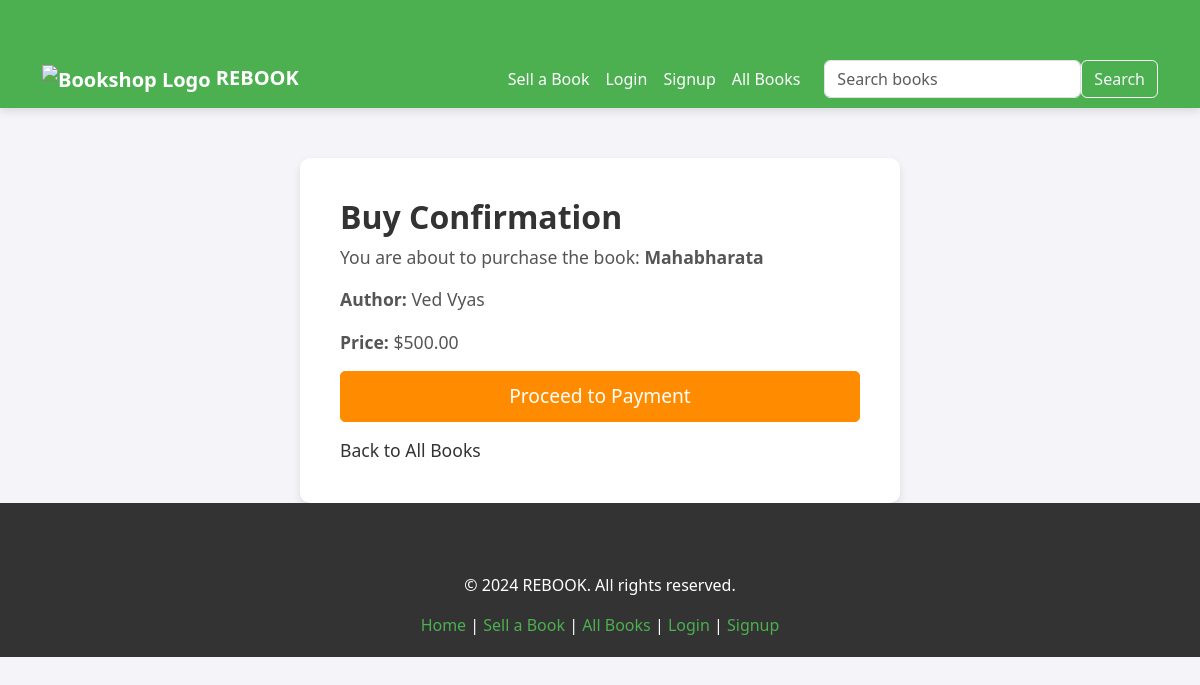
Page /buy/4/ (signed in) on the committed database.
### marketplace/models.py (models this page shows, shortened)
class Book(models.Model):
    title = models.CharField(max_length=255)
    author = models.CharField(max_length=255)
    description = models.TextField()
    price = models.DecimalField(max_digits=10, decimal_places=2)
    seller = models.ForeignKey(User, on_delete=models.CASCADE)
    condition = models.CharField(max_length=50)
    image = models.ImageField(upload_to='book_images/', blank=True, null=True)
    created_at = models.DateTimeField(auto_now_add=True)

### marketplace/views.py (the view)
# urls.py: path('buy/<int:book_id>/', views.buy_book, name='buy_book'),
@login_required
def buy_book(request, book_id):
    book = get_object_or_404(Book, id=book_id)
    return render(request, 'marketplace/buy_confirmation.html', {'book': book})

### marketplace/templates/marketplace/buy_confirmation.html (shortened to what this page needs)
<!DOCTYPE html>
<html lang="en">
<head>
    <link href="https://cdn.jsdelivr.net/npm/bootstrap@5.3.0-alpha1/dist/css/bootstrap.min.css" rel="stylesheet">
</head>
<body>
    <nav class="navbar navbar-expand-lg navbar-light">
        <div class="container">
            <a class="navbar-brand" href="{% url 'home' %}">
                <img src="https://encrypted-tbn0.gstatic.com/images?q=tbn:ANd9GcQyZaXARHXKcndR03flngZmk3KZ4Ze6IQrGqQ&s" alt="Bookshop Logo" class="logo">
                REBOOK
            </a>
            <div class="collapse navbar-collapse">
                <ul class="navbar-nav ms-auto">
                    <li class="nav-item">
                        <a class="nav-link" href="{% url 'sell_book' %}">Sell a Book</a>
                    </li>
                    <li class="nav-item">
                        <a class="nav-link" href="{% url 'login' %}">Login</a>
                    </li>
                    <li class="nav-item">
                        <a class="nav-link" href="{% url 'signup' %}">Signup</a>
                    </li>
                    <li class="nav-item">
                        <a class="nav-link" href="{% url 'book-list' %}">All Books</a>
                    </li>
                </ul>
                <form class="d-flex ms-3" method="get" action="{% url 'home' %}">
                    <input class="form-control" type="search" placeholder="Search books" name="q" aria-label="Search">
                    <button class="btn btn-outline-light" type="submit">Search</button>
                </form>
            </div>
        </div>
    </nav>
    <div class="container">
        <div class="confirmation-box">
            <h2>Buy Confirmation</h2>
            <p>You are about to purchase the book: <strong>{{ book.title }}</strong></p>
            <p><strong>Author:</strong> {{ book.author }}</p>
            <p><strong>Price:</strong> ${{ book.price }}</p>
            <a href="{% url 'payment' book.id %}" class="btn btn-primary">Proceed to Payment</a>
            <a href="{% url 'book-list' %}" class="back-btn">Back to All Books</a>
        </div>
    </div>
    <footer class="footer">
        <div class="container text-center">
            <p>&copy; 2024 REBOOK. All rights reserved.</p>
            <a href="{% url 'home' %}">Home</a> |
            <a href="{% url 'sell_book' %}">Sell a Book</a> |
            <a href="{% url 'book-list' %}">All Books</a> |
            <a href="{% url 'login' %}">Login</a> |
            <a href="{% url 'signup' %}">Signup</a>
        </div>
    </footer>
</body>
</html>

### marketplace/templates/marketplace/buy_confirmation.html (style rules this page uses)
body { background-color: #f4f4f9; }
.navbar { background-color: #4CAF50; box-shadow: 0 4px 8px rgba(0, 0, 0, 0.1); }
.navbar-brand, .nav-link { color: white !important; }
.navbar-brand { font-weight: bold; }
.container { margin-top: 50px; }
.confirmation-box { background-color: white; padding: 40px; border-radius: 10px; box-shadow: 0 4px 8px rgba(0, 0, 0, 0.1); max-width: 600px; margin: auto; }
.confirmation-box h2 { font-size: 2rem; font-weight: bold; color: #333; }
.confirmation-box p { font-size: 1.1rem; color: #555; }
.confirmation-box .btn-primary { background-color: #FF8C00; border-color: #FF8C00; color: white; font-size: 1.2rem; padding: 10px 20px; border-radius: 5px; width: 100%; }
.back-btn { display: inline-block; margin-top: 15px; font-size: 1.1rem; text-decoration: none; color: #333; }
.footer { background-color: #333; color: white; padding: 20px 0; }
.footer a { color: #4CAF50; text-decoration: none; }
.logo { width: 50px; height: auto; }

### rows in the picture
Book: title "Mahabharata", author "Ved Vyas", price "500.00"
